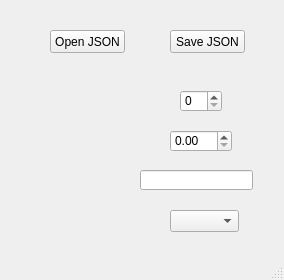
<?xml version="1.0" encoding="UTF-8"?>
<ui version="4.0">
 <class>MainWindow</class>
 <widget class="QMainWindow" name="MainWindow">
  <property name="geometry">
   <rect>
    <x>0</x>
    <y>0</y>
    <width>284</width>
    <height>280</height>
   </rect>
  </property>
  <property name="windowTitle">
   <string>MainWindow</string>
  </property>
  <widget class="QWidget" name="centralwidget">
   <widget class="QPushButton" name="pB_OpenJson">
    <property name="geometry">
     <rect>
      <x>50</x>
      <y>30</y>
      <width>75</width>
      <height>23</height>
     </rect>
    </property>
    <property name="text">
     <string>Open JSON</string>
    </property>
   </widget>
   <widget class="QPushButton" name="pB_SaveJson">
    <property name="geometry">
     <rect>
      <x>170</x>
      <y>30</y>
      <width>75</width>
      <height>23</height>
     </rect>
    </property>
    <property name="text">
     <string>Save JSON</string>
    </property>
   </widget>
   <widget class="QSpinBox" name="sB_value1">
    <property name="geometry">
     <rect>
      <x>180</x>
      <y>90</y>
      <width>42</width>
      <height>22</height>
     </rect>
    </property>
   </widget>
   <widget class="QDoubleSpinBox" name="dSB_value2">
    <property name="geometry">
     <rect>
      <x>170</x>
      <y>130</y>
      <width>62</width>
      <height>22</height>
     </rect>
    </property>
   </widget>
   <widget class="QLineEdit" name="lE_value3">
    <property name="geometry">
     <rect>
      <x>140</x>
      <y>170</y>
      <width>113</width>
      <height>20</height>
     </rect>
    </property>
   </widget>
   <widget class="QComboBox" name="cB_value4">
    <property name="geometry">
     <rect>
      <x>170</x>
      <y>210</y>
      <width>69</width>
      <height>22</height>
     </rect>
    </property>
   </widget>
  </widget>
  <widget class="QMenuBar" name="menubar">
   <property name="geometry">
    <rect>
     <x>0</x>
     <y>0</y>
     <width>284</width>
     <height>21</height>
    </rect>
   </property>
  </widget>
  <widget class="QStatusBar" name="statusbar"/>
 </widget>
 <resources/>
 <connections/>
</ui>
